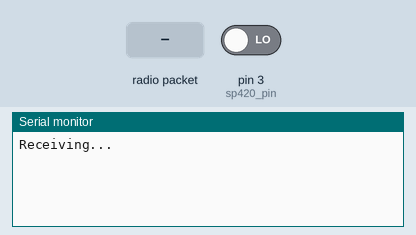
A sketch run on a simulated Arduino Uno, built with avr-gcc and run on an emulated ATmega328P. Shown: the last lines printed to the serial monitor. The test bench sets the inputs (shaded band); at power-on: pin 3 (sp420_pin) LOW. No radio packets arrive unless stated.

Above: at 1.2 s.
1.3 s: radio packet "P" arrives
At 2.7 s:
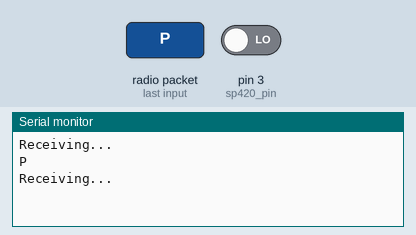
3.5 s: radio packet "1" arrives
At 5.2 s:
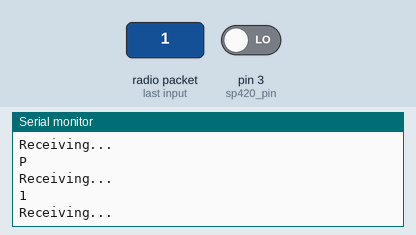

The sketch:

SP-420_Sensor_NANO.ino
```cpp
// For ARDUINO Sensor-SP-420______________
//******************************************************************//
int sp420_number = 1;
int sp420_pin = 3;
long threshold = 20000;
//int led_pin = 4;                                      //TEMPORARY--------------------
//******************************************************************//
#include <SPI.h>
#include <nRF24L01.h>
#include <RF24.h>

RF24 radio(7, 8); // CNS, CE
const byte addresses[][6] = {"00001", "00002"};

char call[10] = "";
char ackw[10] = "";
char check_pass[] = "YYY";
char check_fail[] = "NNN";                    //check****************************
int status = 0;
long measure = 0;

void setup() {
  Serial.begin(9600);
  radio.begin();
  pinMode(sp420_pin, INPUT);
  // pinMode(led_pin, OUTPUT);                              //TEMPORARY--------------------
  radio.openWritingPipe(addresses[0]); // 00002
  radio.openReadingPipe(1, addresses[1]); // 00001
  radio.setPALevel(RF24_PA_MIN);
}

void loop() {
  long data = 0;
  delay(5);
  Serial.println("Receiving...");                   //TEMPORARY--------------------
  radio.startListening();
  while (!radio.available()) {
    long temp = check();
    if (temp > data)
      data = temp;
  }
  radio.read(&call, sizeof(call));
  Serial.println(call);                             //TEMPORARY--------------------

  // if (status == 0)

  if (call[1] == 'P' && (call[5] == (char)(sp420_number + 64))) {
    // long data = check();

    delay(5);
    Serial.println("Transmitting...");                 //TEMPORARY--------------------
    radio.stopListening();
    radio.write(&data, sizeof(data));
    Serial.println(data);                       //TEMPORARY--------------------

    /* if (status == 0) {
       check();
       if (status == 1)
         goto retransmit;
      }

      if (status == 0) {
       radio.write(&check_fail, sizeof(check_fail));
       Serial.println(check_fail);                       //TEMPORARY--------------------
      }

      if (status == 0) {
       check();
       if (status == 1)
         goto retransmit;
      }

      delay(5);
      Serial.println("Receiving...");                  //TEMPORARY--------------------
      radio.startListening();
      while (!radio.available());
      radio.read(&ackw, sizeof(ackw));
      Serial.println(ackw);

      if (status == 0)
       check();

      if (ackw[2] == '1') {
       status = 0;
       delay(3000);                                     //Time for vibration sensor to settle
       //digitalWrite(led_pin, LOW);
      }
      }
      if (status == 0)
      check();*/
  }
}
long check() {
  delay(10);
  long measure = pulseIn(sp420_pin, HIGH);

  /*if (measure > threshold) {
    Serial.println("Vibration Detected");
    status = 1;
    }*/
  return measure;
}
```

Measured:
- after the input at 1.3 s, the serial monitor: prints a new line after 0.73 s (image 1)
- after the input at 3.5 s, the serial monitor: prints a new line after 0.56 s (image 2)
